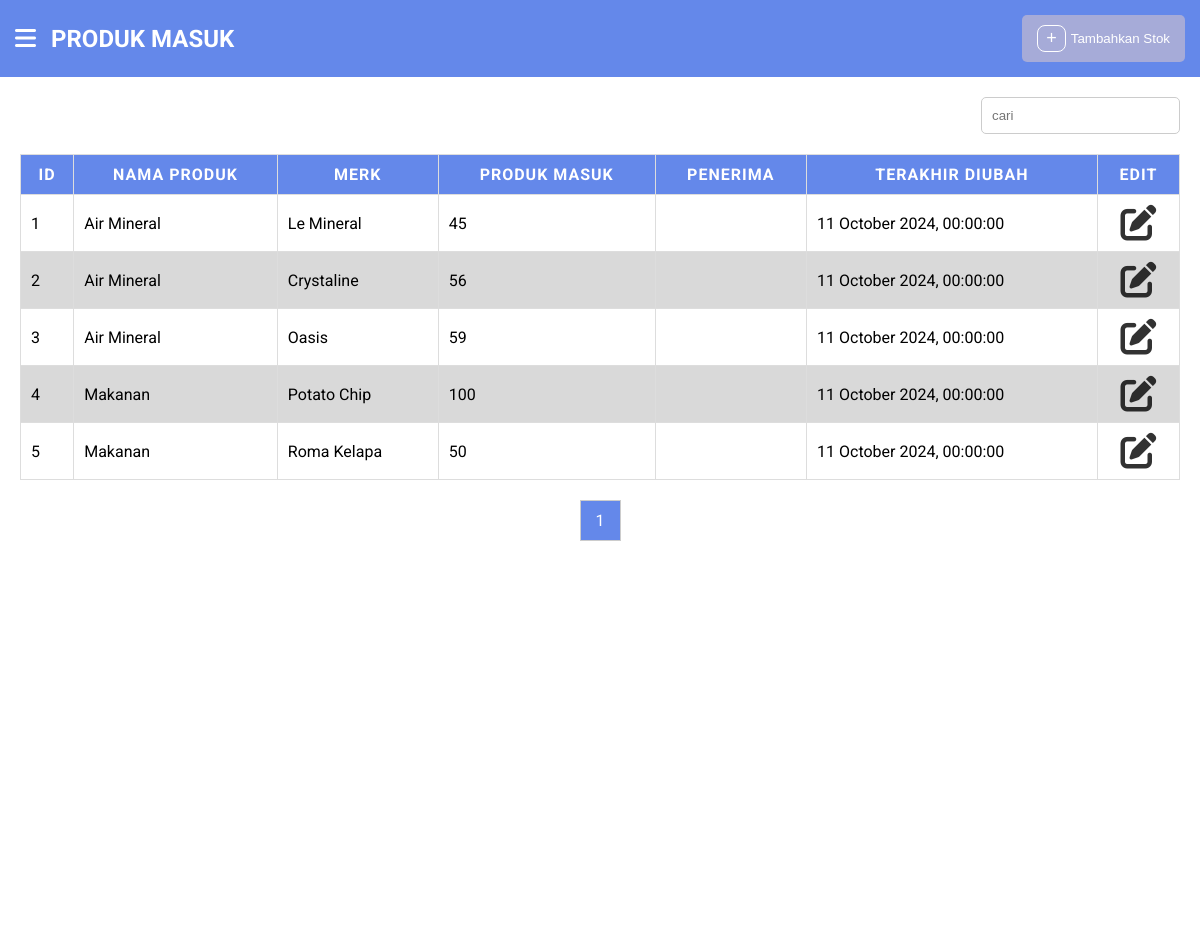
The page /produk_masuk.php (signed in) on the database as committed earlier.
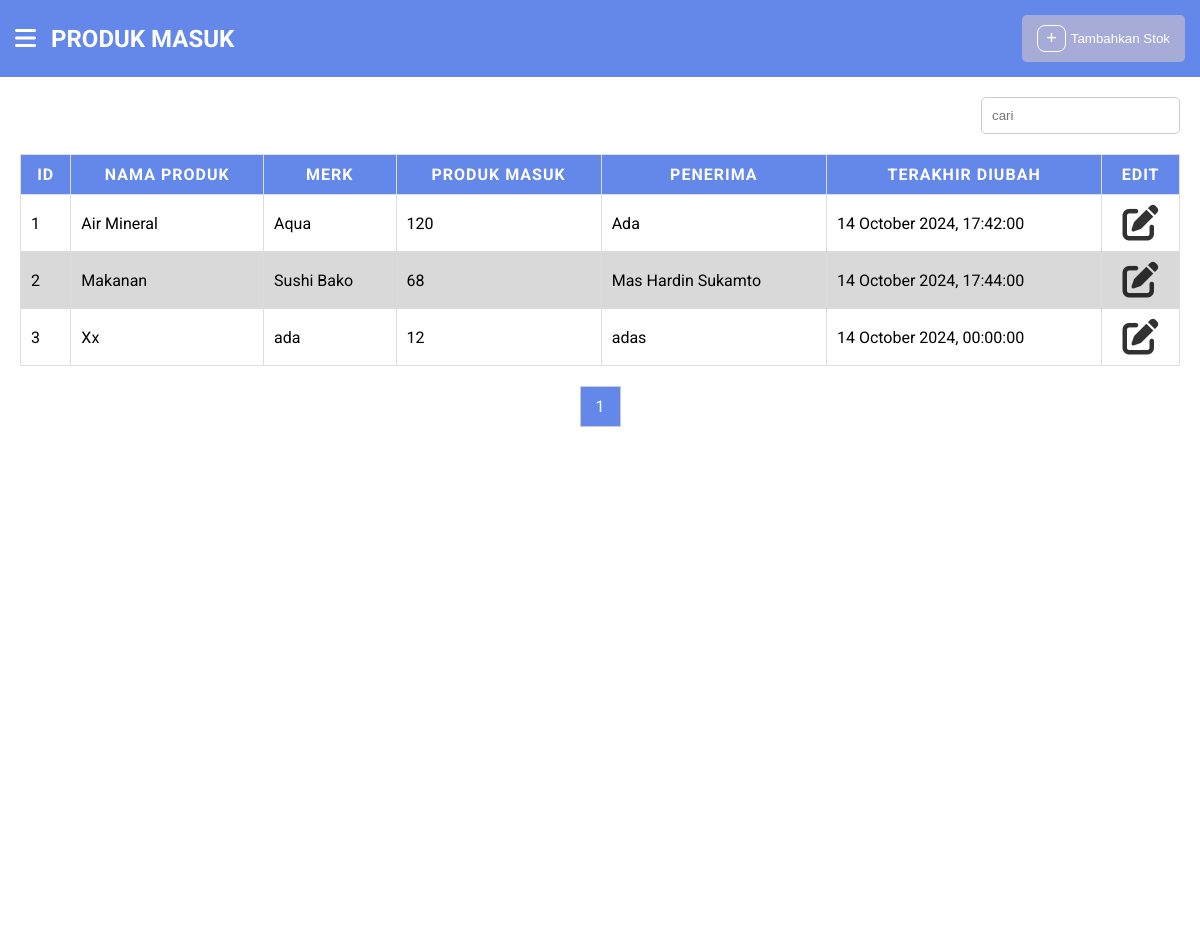
The same page on the database as committed later.
### tables this page shows
CREATE TABLE `produk` (
  `id` int(11) NOT NULL AUTO_INCREMENT,
  `nama_produk` varchar(255) NOT NULL,
  `merk` varchar(255) NOT NULL,
  `produk_masuk` int(11) DEFAULT 0,
  `produk_keluar` int(11) DEFAULT 0,
  `jumlah` int(11) DEFAULT 0,
  `penerima_barang` varchar(255) DEFAULT NULL,
  `penerima_barang_keluar` varchar(255) DEFAULT NULL,
  `alasan_keluar` enum('Terjual','Expired') DEFAULT NULL,
  `waktu` time DEFAULT NULL,
  `tanggal` date NOT NULL,
  PRIMARY KEY (`id`)
);

### produk_masuk.php (the view, shortened to what this page needs)
<?php
include 'db.php';
$search = isset($_GET['search']) ? mysqli_real_escape_string($conn, $_GET['search']) : '';
$limit = 5;
$page = isset($_GET['page']) ? (int)$_GET['page'] : 1;
$offset = ($page - 1) * $limit;
$totalResult = mysqli_query($conn, "SELECT COUNT(*) as total FROM produk WHERE nama_produk LIKE '%$search%'");
$totalData = mysqli_fetch_assoc($totalResult)['total'];
$sql = "SELECT id, nama_produk, merk, produk_masuk, tanggal, penerima_barang, waktu FROM produk WHERE
        nama_produk LIKE '%$search%'
        LIMIT $limit OFFSET $offset";
$result = mysqli_query($conn, $sql);
?>
<!DOCTYPE html>
<html lang="en">
<head>
  <link rel="stylesheet" href="css/prodmasuk.css">
  <link rel="stylesheet" href="https://cdnjs.cloudflare.com/ajax/libs/font-awesome/6.0.0-beta3/css/all.min.css">
</head>
<body>
  <div class="dashboard-header">
    <div class="hamburger">
      <i class="fas fa-bars" id="hamburger-icon"></i>
    </div>
    <h2>PRODUK MASUK</h2>
    <a href="addstock.php" class="addstock-container">
      <button class="add-stock add-stock-button" onclick="showPopup()">
        <span class="plus-icon">+</span>
        Tambahkan Stok
      </button>
    </a>
  </div>
  <form method="GET" action="" class="search-bar" autocomplete="off">
    <input type="text" name="search" placeholder="cari" class="search-input"
      value="<?php echo htmlspecialchars($search); ?>">
  </form>
  <div class="content-wrapper">
    <table>
      <thead>
        <tr>
          <th>ID</th>
          <th>Nama Produk</th>
          <th>Merk</th>
          <th>Produk Masuk</th>
          <th>Penerima</th>
          <th>Terakhir Diubah</th>
          <th>Edit</th>
        </tr>
      </thead>
      <tbody>
        <?php
        if (mysqli_num_rows($result) > 0) {
            $i = 1;
            while ($row = mysqli_fetch_assoc($result)) {
                $tanggal = $row['tanggal'];
                $waktu = $row['waktu'];
                $datetimeString = $tanggal . ' ' . $waktu;
                $dateTime = new DateTime($datetimeString);
                $formattedDate = $dateTime->format('d F Y, H:i:s');
                echo "<tr>";
                echo "<td data-label='ID'>" . htmlspecialchars($i) . "</td>";
                echo "<td data-label='Nama Produk'>" . htmlspecialchars($row["nama_produk"]) . "</td>";
                echo "<td data-label='Merk'>" . htmlspecialchars($row["merk"]) . "</td>";
                echo "<td data-label='Produk Masuk'>" . htmlspecialchars($row["produk_masuk"]) . "</td>";
                echo "<td data-label='Penerima'>" . htmlspecialchars($row["penerima_barang"]) . "</td>";
                echo "<td data-label='Terakhir Diubah'>" . htmlspecialchars($formattedDate) . "</td>";
                echo "<td data-label='Edit'>
                        <a href='javascript:void(0);' class='edit-icon'
                           onclick='openPopup(" . htmlspecialchars($row['id']) . ", \"" . htmlspecialchars($row['nama_produk']) . "\", \"" . htmlspecialchars($row['merk']) . "\", " . htmlspecialchars($row['produk_masuk']) . ")'>
                            <i class='fas fa-edit' style='color:black; font-size: 1.5em;'></i>
                        </a>
                      </td>";
                $i++;
                echo "</tr>";
            }
        } else {
            echo "<tr><td colspan='7'>Tidak ada data yang ditemukan untuk '<strong>" . htmlspecialchars($search) . "</strong>'</td></tr>";
        }
        ?>
      </tbody>
    </table>
    <div class="pagination">
      <?php
      $totalPages = ceil($totalData / $limit);
      for ($i = 1; $i <= $totalPages; $i++) {
        if ($i == $page) {
          echo '<a class="active">' . $i . '</a>';
        } else {
          echo '<a href="?search=' . $search . '&page=' . $i . '">' . $i . '</a>';
        }
      }
      ?>
    </div>
  </div>
</body>
</html>

Rows that differ between the two databases and show on the page:
removed produk: nama_produk "Air Mineral", merk "Le Mineral", produk_masuk "45", tanggal "11 October 2024, 00:00:00"
removed produk: nama_produk "Air Mineral", merk "Crystaline", produk_masuk "56", tanggal "11 October 2024, 00:00:00"
removed produk: nama_produk "Air Mineral", merk "Oasis", produk_masuk "59", tanggal "11 October 2024, 00:00:00"
removed produk: nama_produk "Makanan", merk "Potato Chip", produk_masuk "100", tanggal "11 October 2024, 00:00:00"
removed produk: nama_produk "Makanan", merk "Roma Kelapa", produk_masuk "50", tanggal "11 October 2024, 00:00:00"
added produk: nama_produk "Air Mineral", merk "Aqua", produk_masuk "120", penerima_barang "Ada", formattedDate "14 October 2024, 17:42:00"
added produk: nama_produk "Makanan", merk "Sushi Bako", produk_masuk "68", penerima_barang "Mas Hardin Sukamto", formattedDate "14 October 2024, 17:44:00"
added produk: nama_produk "Xx", merk "ada", produk_masuk "12", penerima_barang "adas", formattedDate "14 October 2024, 00:00:00"
